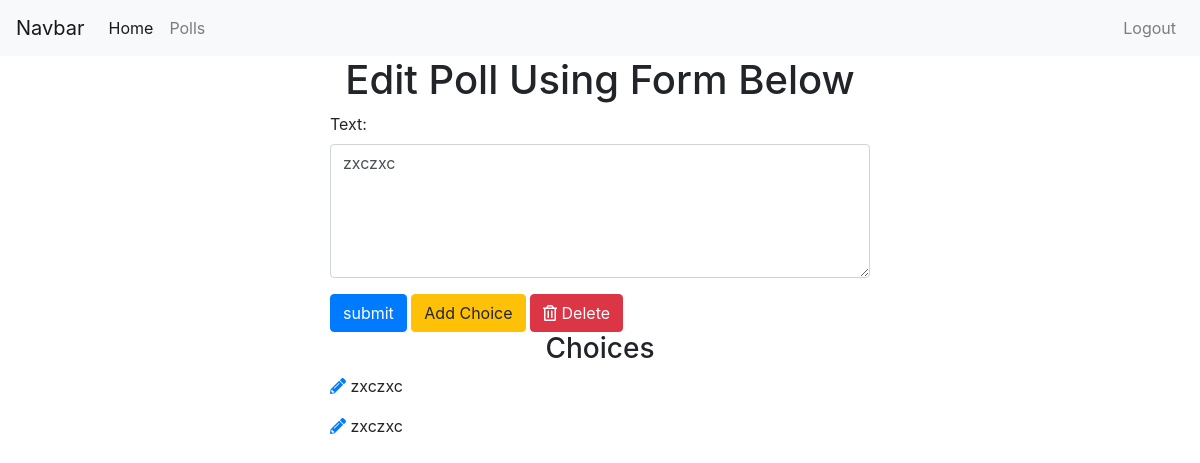
The page /polls/edit/8/ (signed in) on the database as committed earlier.
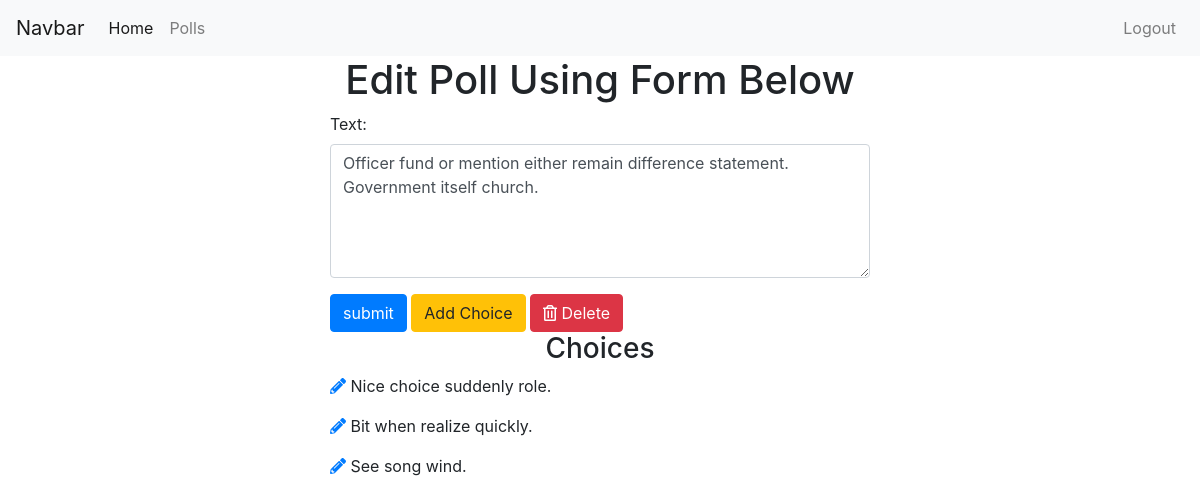
The same page on the database as committed later.
### polls/models.py (models this page shows, shortened)
class Poll(models.Model):
    owner = models.ForeignKey(User, on_delete=models.CASCADE, default=1)
    text = models.CharField(max_length=255)
    pub_date = models.DateField()

class Choice(models.Model):
    poll = models.ForeignKey(Poll, on_delete=models.CASCADE)
    choice_text = models.CharField(max_length=255)

### polls/views.py (the view)
# urls.py: path('edit/<int:poll_id>/', views.edit_poll, name='edit_poll'),
@login_required
def edit_poll(request, poll_id):
    poll = get_object_or_404(Poll, id=poll_id)
    if request.user != poll.owner:
        return redirect('/')
    if request.method == "POST":
        form = EditPollForm(request.POST, instance=poll)
        if form.is_valid():
            form.save()
            messages.success(
                            request,
                            'Poll Edit Successfully',
                            extra_tags='alert alert-success alert-dismissible fade show'
                            )
            return redirect('polls:list')
    else:
        form = EditPollForm(instance=poll)
    return render(request, 'polls/edit_poll.html', {'form': form, 'poll':poll})

### polls/forms.py
class EditPollForm(forms.ModelForm):
    class Meta:
        model = Poll
        fields = ['text']
        widgets = {
            'text': forms.Textarea(attrs={"class":"form-control", "rows": 5, "cols": 20})
        }

### polls/templates/polls/edit_poll.html (shortened to what this page needs)
{% extends 'base.html' %}
{% block content %}
<div class="container">
  <h1 class='text-center'>Edit Poll Using Form Below</h1>
  <div class="row">
    <div class="col-sm-6 offset-sm-3">
      <form action="" method="post">
        {% for field in form %}
        <div class="form-group">
          {{ field.label_tag }}
          {{ field }}
        </div>
        {% endfor %}
        <input type="submit" value="submit" class='btn btn-primary'>
        <a href="{% url 'polls:add_choice' poll.id %}" class='btn btn-warning'>Add Choice</a>
        <a href="{% url 'polls:poll_confirm_delete' poll.id %}"
            class='btn btn-danger'>
            <i class="far fa-trash-alt"></i> Delete
        </a>
      </form>
    <h3 class='text-center'>Choices</h3>
    {% for choice in poll.choice_set.all %}
      <p><a href="{% url 'polls:edit_choice' choice.id %}"><i class="fas fa-pencil-alt"></i></a> {{choice.choice_text}}</p>
    {% endfor %}
    </div>
  </div>
</div>
{% endblock %}

Rows that differ between the two databases and show on the page:
no longer on this page (row edited): Choice: choice_text "zxczxc"
no longer on this page (row edited): Choice: choice_text "zxczxc"
changed Poll: text "zxczxc" → "Officer fund or mention either remain difference statement. Government itself church."
added Choice: choice_text "Nice choice suddenly role."
added Choice: choice_text "Bit when realize quickly."
added Choice: choice_text "See song wind."
